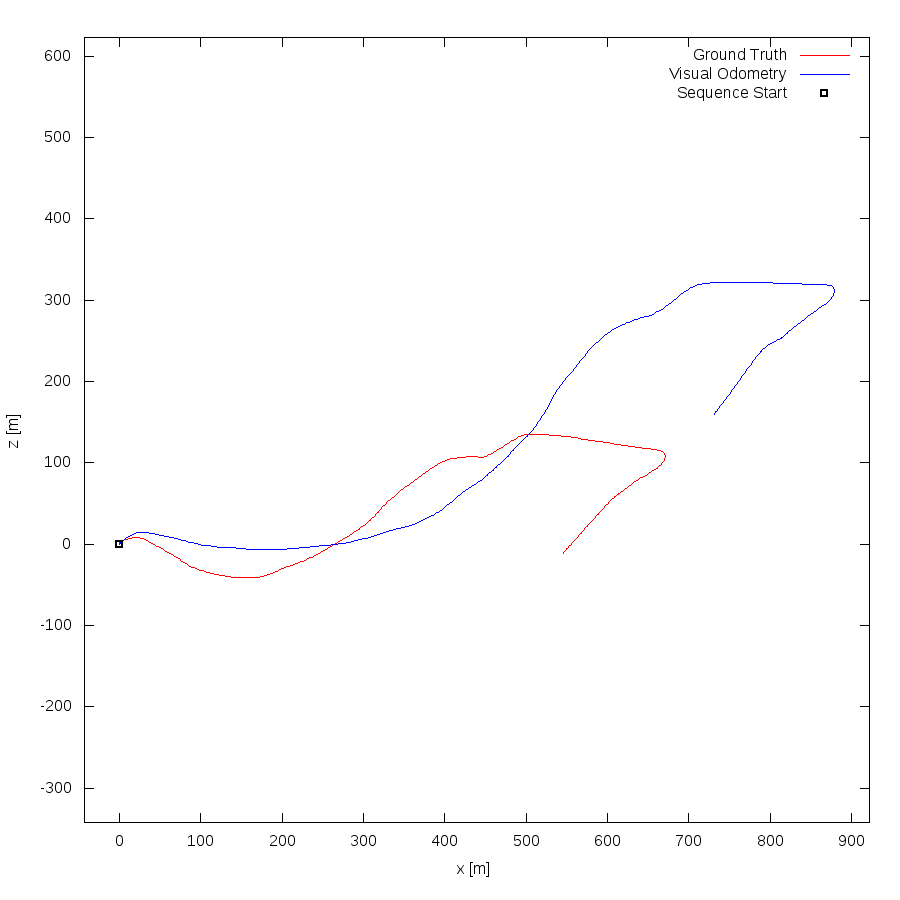

This figure's gnuplot source:
set term postscript eps enhanced color
set output "10.eps"
set size ratio -1
set xrange [-43:922]
set yrange [-342:623]
set xlabel "x [m]"
set ylabel "z [m]"
plot "10.txt" using 1:2 lc rgb "#FF0000" title 'Ground Truth' w lines,"10.txt" using 3:4 lc rgb "#0000FF" title 'Visual Odometry' w lines,"< head -1 10.txt" using 1:2 lc rgb "#000000" pt 4 ps 1 lw 2 title 'Sequence Start' w points
